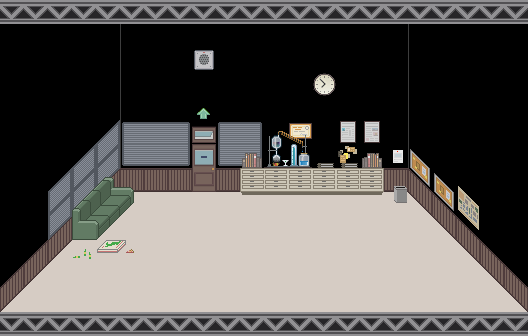

Tiled map render using the project's own tile images. Description and the map definition, with tile-layer contents summarised, below:
An orthogonal 22x14 tile map with 24x24 px tiles, 3 tile layers (Tile Layer 1, Tile Layer 2, Tile Layer 3) and 15 objects (6x sprite, info, door).

<map height="14" orientation="orthogonal" tileheight="24" tilewidth="24" version="1.0" width="22">
 <properties><property name="blended tiles" value="2,11,12,13,14,15,16,17,18,19,20,21,22,23,24,25,26,27,28,29,30,32,33,34,35,36,37,38,39,40,41,42,43,44,45,46,47,48,49,50,51,52,53,54,55,56,57,58,59,60,62,63,64,65,66,67,68,69,70,71,72,73,74,75,78,79,80,81,82,83,84,85,86,87,88,89,90,92,93,94,95,96,98,99,100,101,102,103,104,105,108,109,110,111,112,113,114,115,116,117,118,119,120,121,122,123,124,125,126,128,129,130,131,132,133,134,135,138,139,140,141,142,143,144,145,146,147,148,149,150,151,152,153,154,155,156,158,159,160,161,162,163,164,165,168,169,170,171,172,173,174,175,176,177,178,179,180,181,182,183,190,191,192,193,194,195,196,197,198,199,200,201,202,203,204,205,206,207,208,209,210,211,212,213,218,221,222,223,224,225,226,227,228,229,230,231,232,233,234,235,236,237,238,239,240,241,242,243,244,245,246,247,248,249,252,253,254,255,256,257,258,259,260,261,262,263,264,265,266,267,268,269,270,271,272,273,274,275,276,277,278,279,282,283,284,285,286,287,288,289,290,291,292,293,294,295,296,297,298,299,300,301,302,303,304,305,306,307,308,309,310,311,312,313,314,317,318,319,320,321,322,323,324,325,326,327,328,329,330,331,332,333,334,335,336,337,338,339,340,341,342,343,344,345,346,347,348,349,350,351,352,353,354,355,356,357,358,359,360,361,362,366,367,368,369,370,371,372,373,374,375,376,377,378,379,380,381,382,383,384,386,387,388,389,390,391,392,396,397,398,399,400,401,403,404,405,406,407,408,409,410,411,412,413,414,415,416,417,418,419,420,421,422,426,427,428,429,430,431,433,434,435,436,437,438,439,440,441,443,444,445,446,447,448,449,450,451,452,456,457,458,459,460,461,463,464,465,466,467,468,469,470,471,473,474,475,476,477,478,479,480,481,482,486,487,488,489,490,491,492,493,494,495,500,501,503,504,505,506,507,508,509,510,511,512,513,514,515,516,517,518,519,520,521,522,523,524,525,526,527,528,529,530,531,532,533,534,535,536,537,538,539,540,1,2,3,4,5,6,7,8,9,10,11,12,13,14,15,16,17,18,19,20,21,22,23,24,25,26,27,28,29,30,31,32,33,34,35,36,37,38,41,45,46,47,48,50,51,52,53,54,55,56,57,58,59,60,61,62,63,64,65,66,67,68,69,70,71,72,73,74,75,76,77,78,79,80,81,82,83,84,8,9,10,11,12,13,14,15,20,21,22,23,24,32,33,34,35,36,37,38,39,40,41,42,43,44,45,46,47,48,55,56,57,58,59,60,61,62,63,64,65,66,67,68,69,70,71,72,73,74,75,76,77,78,79,80,81,82,83,84,87,88,89,90,91,92,93,94,95,96,97,98,99,100,101,102,103,104,105,108,110,111,112,113,114,115,116,117,118,119,120,121,122,123,124,125,126,127,128,129,130,131,132,135,136,137,138,139,140,141,142,143,144,145,147,148,149,150,151,152,153,154,155,156,158,159,160,161,162,163,164,165,166,167,168,169,170,171,172,173,174,175,176,177,178,179,180,181,182,183,184,185,186,187,188,189,190,191,192,193,194,195,196,197,198,199,200,203,204,205,208,209,210,211,212,213,214,217,218,219,220,222,223,224,227,228,229,232,233,234,235,236,237,238,241,242,243,244,245,246,247,248,249,250,251,252,253,254,255,256,257,258,259,260,261,262,263,264,265,266,267,268,269,270,271,272,273,274,275,276,277,278,279,280,281,282,283,284,285,286,287,288,289,290,291,292,293,294,295,296,297,298,299,304,305,306,307,308,309,310,311,312,313,314,315,316,317,318,319,320,321,322,323,324,328,329,330,331,332,333,334,335,336,337,338,339,340,341,342,343,344,345,346,347,348,349,350,351,352,353,354,357,358,360,361,362,363,364,365,366,367,368,371,372,373,374,375,376,377,378,381,382,384,385,386,387,388,389,390,391,392,393,394,395,396,397,398,399,400,401,402,403,404,405,406,408,409,410,411,412,413,414,415,416,417,418,419,420,421,422,423,424,425,429,430,432,433,434,435,436,437,438,439,440,441,444,445,449,453,454,455,456,457,458,459,460,461,462,463,464,465,468,469,472,473,474,475,476,477,478,479,480,2,3,4,6,7,8,9,10,11,12,13,14,15,16,17,18,19,20,21,22,23,26,27,28,29,30,31,32,33,34,35,36,37,38,39,40,41,42,43,44,45,46,47,48,49,50,51,52,53,54,55,56,57,58,59,60,61,62,63,64,65,66,67,69,70,72,73,74,77,78,82,83,84,85,86,103,104,105,1,2,3,4,5,6,7,8,9,13,15,16,19,20,21,22,26,27,28,29,30,31,32,33,34,35,39,40,41,42,43,44,45,46,47,48,52,53,54,55,56,57,58,59,60,61,62,63,64,65,66,67,68,69,70,71,72,73,74,75,76,77,78,79,80,81,82,83,84,85,86,87,88,89,90,91,92,93,94,95,96,97,98,99,100,101,102,103,104,105,106,107,108,109,110,111,112,113,114,115,116,117,118,119,120,121,122,123,124,125,126,127,128,129,130,131,133,134,135,136,137,138,139,140,141,142,143,144,146,147,148,149,150,151,152,153,154,155,156,157,158,159,160,161,162,163,164,165,166,167,168,169,1,3,5,7,8,9,10,11,13,17,18,19,21,22,23,25,26,27,28,29,30,31,33,35,36,37,39,41,42,45,46,47,48,51,52,54,55,56,58,59,60,61,63,64,66,67,68,69,70,71,73,74,75,79,80,81,82,83,84,85,87,89,90,91,94,95,96,97,98,100,101,102,103,104,105,106,107,108,109,111,112,113,114,115,116,117,118,119,120,9,10,11,15,16,21,22,32,33,36,37,38,48,49,56,59,62,67,68,69,70,78,79,80,81,82,83,84,85,86,87,88,89,90,91,92,93,94,95,96,97,98,99,100,101,102,103,104,105,106,107,108,109,110,111,112,113,114,115,116,117,118,119,120,121,2,4,5,7,8,9,10,11,12,13,14,16,18,19,20,21,22,24,25,26,27,28,29,30,31,32,33,35,37,38,39,40,41,42,43,44,45,46,47,48,49,50,51,52,53,54,55,56,57,58,60,61,62,63,64,65,66,67,68,69,71,72,74,75,76,77,78,79,80,81,82,83,84,86,87,88,89,90,91,92,93,94,95,96,97,98,99,100,102,103,104,105,106,107,108,109,110,111,112,113,114,115,116,117,118,119,120,121,5,6,7,8,9,10,11,12,13,14,15,17,18,19,20,21,22,23,24,26,27,30,31,33,35,36,39,40,42,43,44,45,46,48,49,50,51,52,53,54,55,56,57,58,59,60,61,62,63,64,65,66,67,68,69,70,72,1,2,3,4,5,6,7,8,9,10,11,12,13,14,15,16,17,18,19,20,21,23,24,25,26,29,30,33,34,36,37,39,41,42,43,44,45,46,49,52,53,54,55,58,59,64,65,66,67,68,69,70,71,73,74,75,78,79,80,81,84,85,86,87,88,89,90,91,92,93,94,95,96,97,98,99,100,101,102,103,104,107,109,115,116,117,119,120,121,122,123,124,125,126,127,128,129,130,135,136,137,138,139,140,141,142,143,144,145,146,147,148,149,150,151,152,153,154,155,156,160,161,164,165,166,167,168,169,170,171,172,173,174,175,176,177,178,181,182,186,187,190,191,192,193,194,196,197,198,199,201,202,203,204,207,208,212,213,216,217,218,219,220,222,223,224,225,227,228,229,230,233,234,238,239,242,243,244,245,246,247,248,249,250,251,252,253,254,255,256,259,260,264,265,266,269,270,271,272,273,274,275,276,277,278,279,281,282,283,284,285,286,290,291,292,295,296,297,298,299,300,301,302,303,304,305,306,307,308,309,310,311,312,316,317,318,319,320,321,322,323,324,325,326,327,328,329,330,331,332,333,334,335,336,337,338,342,343,344,345,346,347,348,350,353,354,355,356,357,358,359,360,361,362,363,364,366,367,368,369,370,371,372,373,374,376,377,378,379,380,381,382,383,384,385,386,389,390,392,393,394,395,396,397,398,399,400,401,402,403,404,405,406,407,409,410,411,412,415,416,417,418,419,420,421,422,423,424,425,426,427,428,429,430,431,432,433,435,436,437,438,441,442,443,444,445,446,447,448,451,452,453,454,455,456,459,460,461,462,463,464,467,468,469,471,472,473,474,477,479,480,481,482,485,486,487,489,490,491,492,493,494,495,497,498,499,500,503,505,506,507,508,511,512,513,514,515,516,517,518,519,520,521,522,523,524,525,526,529,530,531,532,533,534,537,538,539,541,542,543,544,545,546,547,548,549,551,552,553,554,555,556,557,559,560,561,562,563,564,565,566,567,568,569,570,571,572,573,574,575,576,577,578,579,580,581,582,583,584,585,586,587,588,589,590,591,592,593,594,595,596,597,598,599,600,601,602,603,604,605,606,607,608,609,610,611,612,613,614,615,616,617,618,619,620,621,622,623,624,625,626,627,628,629,630,631,632,633,634,635,636,637,638,639,640,641,642,643,644,645,646,647,648,649,650,651,652,653,654,655,656,657,658,659,660,661,662,663,664,665,666,667,668,669,670,671,672,673,674,675,676,1,2,4,5,7,10,11,12,13,14,15,16,18,19,20,21,22,24,25,26,27,28,29,30,31,32,33,35,36,37,38,39,40,41,42,43,44,45,46,47,48,49,50,51,52,53,54,56,57,58,62,63,64,65,66,67,68,69,71,72,73,74,75,76,77,78,79,80,81,82,83,84,86,87,88,89,90,91,92,93,94,96,97,98,99,100,102,103,104,105,106,107,108,109,110,111,112,113,114,115,116,117,118,119,120,121" />
  <property name="blue" value="92" />
  <property name="green" value="114" />
  <property name="jumping" value="false" />
  <property name="red" value="92" />
  <property name="soundtrack" value="mash-theme" />
 </properties>
 <tileset firstgid="1" name="gazette-office" tileheight="24" tilewidth="24">
  <image height="264" source="../images/tilesets/gazette-office.png" width="264" />
 </tileset>
 <layer height="14" name="Tile Layer 1" width="22">
  <data>[308 cells, 154 non-empty, 8 distinct tile ids]</data>
 </layer>
 <layer height="14" name="Tile Layer 2" width="22">
  <data>[308 cells, 65 non-empty, 23 distinct tile ids]</data>
 </layer>
 <layer height="14" name="Tile Layer 3" width="22">
  <data>[308 cells, 31 non-empty, 23 distinct tile ids]</data>
 </layer>
 <objectgroup height="14" name="floorspace" width="22">
  <object x="0" y="312">
   <properties>
    <property name="primary" value="true" />
   </properties>
   <polygon points="0,0 120,-120 408,-120 528,0" />
  </object>
  <object x="362" y="245">
   <properties>
    <property name="height" value="25" />
   </properties>
   <polygon points="0,0 25,25 54,25 26,0" />
  </object>
  <object x="479" y="263">
   <properties>
    <property name="height" value="18" />
   </properties>
   <polygon points="0,0 -18,0 -48,-30 -30,-30" />
  </object>
  <object height="6" width="12" x="366" y="209">
   <properties>
    <property name="height" value="17" />
   </properties>
  </object>
  <object height="6" width="12" x="54" y="282">
   <properties>
    <property name="height" value="17" />
   </properties>
  </object>
  <object height="6" width="12" x="415" y="233">
   <properties>
    <property name="height" value="17" />
   </properties>
  </object>
  <object x="72" y="240">
   <properties>
    <property name="height" value="12" />
   </properties>
   <polygon points="0,0 24,0 62,-37 37,-37" />
  </object>
 </objectgroup>
 <objectgroup height="14" name="nodes" width="22">
  <object height="24" type="info" width="48" x="263" y="143">
   <properties>
    <property name="info" value="it's time for a martini and some crackin' wise." />
   </properties>
  </object>
  <object height="48" name="main" type="door" width="24" x="192" y="144">
   <properties>
    <property name="level" value="gazette-office" />
    <property name="to" value="gazette2" />
   </properties>
  </object>
  <object height="48" type="sprite" width="48" x="432" y="216">
   <properties>
    <property name="depth" value="30" />
    <property name="flip" value="true" />
    <property name="height" value="48" />
    <property name="sheet" value="images/deanssmalldesk.png" />
    <property name="width" value="48" />
   </properties>
  </object>
  <object height="55" type="sprite" width="58" x="360" y="216">
   <properties>
    <property name="depth" value="25" />
    <property name="direction" value="right" />
    <property name="height" value="55" />
    <property name="sheet" value="images/gazettedesk2.png" />
    <property name="width" value="58" />
   </properties>
  </object>
  <object height="24" type="sprite" width="24" x="360" y="192">
   <properties>
    <property name="depth" value="5" />
    <property name="height" value="24" />
    <property name="sheet" value="images/gazettestool.png" />
    <property name="width" value="24" />
   </properties>
  </object>
  <object height="24" type="sprite" width="24" x="48" y="264">
   <properties>
    <property name="depth" value="5" />
    <property name="height" value="24" />
    <property name="sheet" value="images/gazettestool.png" />
    <property name="width" value="24" />
   </properties>
  </object>
  <object height="24" type="sprite" width="24" x="408" y="216">
   <properties>
    <property name="depth" value="5" />
    <property name="height" value="24" />
    <property name="sheet" value="images/gazettestool.png" />
    <property name="width" value="24" />
   </properties>
  </object>
  <object height="72" type="sprite" width="72" x="72" y="168">
   <properties>
    <property name="depth" value="34" />
    <property name="height" value="72" />
    <property name="sheet" value="images/gazettecouch.png" />
    <property name="width" value="72" />
   </properties>
  </object>
 </objectgroup>
</map>
